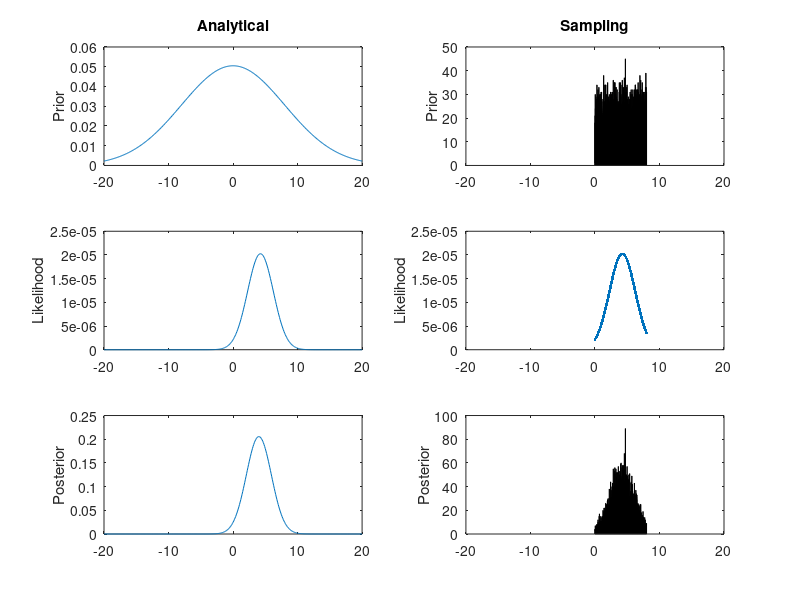

This chart was generated by the following MATLAB code:
clear all; close all; clc;

%% 
% ###################################
% ########    PARAMETERS    #########
% ###################################

% For defining the range of possible locations
tmin = -20;     % minimum t
tmax = 20;      % maximum t
stepsize = .1; 

% Prior
Mprior = 0;     % mean (represent what your prior belief is)
SDprior = 8;    % standard deviation (represents uncertainty in the prior belief)

% Observation
x = [7 3 -1 8];          % observed location (represent signal from your sensor)
SDx = 4;        % standard deviation for observation (represents uncertainty in the sensor)

% Number of samples (for the Sampling method)
N = 10000;

%%
% ##################################
% #####   DISCRETIZE-SPACE   #####
% ##################################

% 1. Define the range of all possible target locations
T = tmin : stepsize : tmax; % T: from tmin to tmax, with spacing = stepsize


% 2. Compute prior probabilities for each bypothesized location
%     and normalize them
Prior = normpdf(T,Mprior,SDprior); % normpdf for values in T, with mean = Mprior and SD = SDprior
Prior = Prior/sum(Prior*stepsize); % normalizing the prior densities


% 3. Compute the likelihood of obtaining the current observation,
%     for each bypothesized location
for i = 1:length(x)
    Likelihoodloc(i,:) = normpdf(x(i),T,SDx); % normpdf for x, with mean = all values in T and SD = SDprior
end;
Likelihood = prod(Likelihoodloc,1);

% Likelihoodmat = normpdf(x',T,SDx);
% Likelihood = prod(Likelihoodmat,1);

% 4. Compute posterior probabilities for each bypothesized location
%     by multiplying priors and likelihoods, and then normalize the products
Posterior = Prior.*Likelihood; % P(t|x) proportional to P(x|t)P(t)
Posterior = Posterior/sum(Posterior*stepsize); % normalizing the posterior densities


% 5. Obtain an estimate from the posterior
%    This time, we use the expected value of the posterior, Mean
%      i.e., E(t) = Integrate {t P( t | x )} dt
%    We're approximating this integral using summation (the Riemann sum)
%       Integration --> Summation
%                dt --> stepsize
Est1 = sum((T.*Posterior)*stepsize); 
disp('EstMean = '); disp(Est1);

%% 
% ########################
% #####   SAMPLING   #####
% ########################


% =============================================================
% Step 1:
% Goal: Sample from the prior distribution
% We assume the prior distribution to be a normal distribution
%  with mean = Mprior and SD = SDprior

% MATLAB syntax:
% To obtain samples from a normal distribution, we used the randn() function.
% E.g.,        SD*randn(1,N) + M
%  gives you N samples from a normal distribution 
%    with mean = M and standard deviation = SD

% [WRITE YOUR CODES BELOW]
t = SDprior*rand(1,N) + Mprior; % "prior distribution" = randn(1,N)

% =============================================================
% Step 2:
% Goal: Compute the likelihood for each sampled t(i)
% At observation x, we assume the likelihood probability
%  to be obtained from a normal distribution at x, 
%  with mean = t(i) and standard deviation = SDx

% MATLAB syntax:
% To obtain a probability density value from a normal distribution
% we used the normpdf() function.
% E.g.,        normpdf(X,M,SD)
%  gives you the probability density 
%   at X, with mean = M and standard deviation = SD,
% [Hint: You can plug in a vector for M, while leaving X and SD as one single number]

% [WRITE YOUR CODES BELOW]
for i = 1:length(x)
    likelihood_s(i,:) = normpdf(x(i),t,SDx); % length = N, becaue mean = t vector
end;
likelihood = prod(likelihood_s,1);

% =============================================================
% Step 3:
% Goal: Compute the weight for each sampled t(i)
% Mathematically, w(i) = likelihood(i)/sum(likelihood)

% MATLAB syntax:
% Simply divide each likelihood by the sum of all likelihoods,
%  and assign the output to a vector called Weights, or anything you like.

% [WRITE YOUR CODES BELOW]
for i = 1:length(t)
    Weights(i) = likelihood(i)/sum(likelihood);
end;

% =============================================================
% Step 4:
% Goal: Resample from all t's, based on Weights computed in Step 3.
% This step is equivalent to sampling from the posterior distribution.
% 

% MATLAB syntax:
% To obtain samples from an existing vector, 
%  use the randsample() function.
% E.g.,    randsample(SOURCE, K, true, W)
%  draws K random samples from all elements in vector SOURCE
%   with each element being weighted by the weight vector W
%   [i.e., The result is a vector with K elements]
%   [      W(i) is the weight for SOURCE(i)]
%   [      SOURCE and W must have the same length]
%  The 3rd parameter must be [true] for our purpose.
%  Check out HELP to see what that means.

% [WRITE YOUR CODES BELOW]

posterior_s = randsample(t,N,true,Weights);


% =============================================================
% Step 5:
% Goal: Obtain a estimate from the posterior samples
%  To be consistent with the Analytical method, 
%  we use the mean of the posterior distribution as an estimate.

% MATLAB syntax:
% Use the mean() function.
% E.g.,  mean(S)  returns the mean across all elements in vector S

% [WRITE YOUR CODES BELOW]


estimate_s = mean(posterior_s);


% %%
% % #################################
% % #####   REPORTING RESULTS   #####
% % #################################
% 
% % report estimates in the Command Window

% Define figure properties
figure('Name','Model Results');     % open a new figure window, with the name "Model Results"
plotrow = 3;                        % number of rows of plots in the figure
plotcol = 2;                        % number of columns of plots in the figure
a = zeros(1,plotrow*plotcol);       % declare vector a, for storing all axis indices for later formatting


% =================================
% For the Analytical method
% =================================

a(1) = subplot(plotrow,plotcol,1); % create tiled plots within one figure window, see HELP
% Plot Prior against T (the range of all possible targer locations)
plot(T, Prior);        % do the plotting
title('Analytical');   % give title to the current plot
ylabel('Prior');       % name the Y axis of the current plot

a(3) = subplot(plotrow,plotcol,3); % define subplot location
% Plot Likelihood against T
plot(T, Likelihood);
ylabel('Likelihood');

a(5) = subplot(plotrow,plotcol,5); % define subplot location
% Plot Posterior against T
plot(T, Posterior);
ylabel('Posterior');



% =================================
% For the sampling method
% =================================

a(2) = subplot(plotrow,plotcol,2); % define subplot location
% Plot the HISTOGRAM of all samples from the Prior sampling
% This should resemble the prior distribution

% Fill in the blank: a vector containing samples from the PRIOR distribution
hist(t,length(T));
title('Sampling');
ylabel('Prior');



a(4) = subplot(plotrow,plotcol,4); % define subplot location
% Plot the likelihood computed for each prior sample
% This should resemble the likelihood probabilities from analytical method

% X axis: the vector containing samples from the PRIOR distribution
% Y axis: the vector containing LIKELIHOOD probabily for each sample
plot(t, likelihood,'.'); % plot each point as a dot "."
ylabel('Likelihood');



a(6) = subplot(plotrow,plotcol,6); % define subplot location
% Plot the HISTOGRAM for the posterior sampling
% This should resemble the posterior distribution

% Fill in the blank: a vector containing samples from the POSTERIOR distribution
hist(posterior_s,length(T));
ylabel('Posterior');




% ...........................
% ... Formatting the axis ...
% ...........................

% Set X axis limits to [tmin tmax], for all axes indexed in a
set(a,'Xlim',[tmin tmax]);



